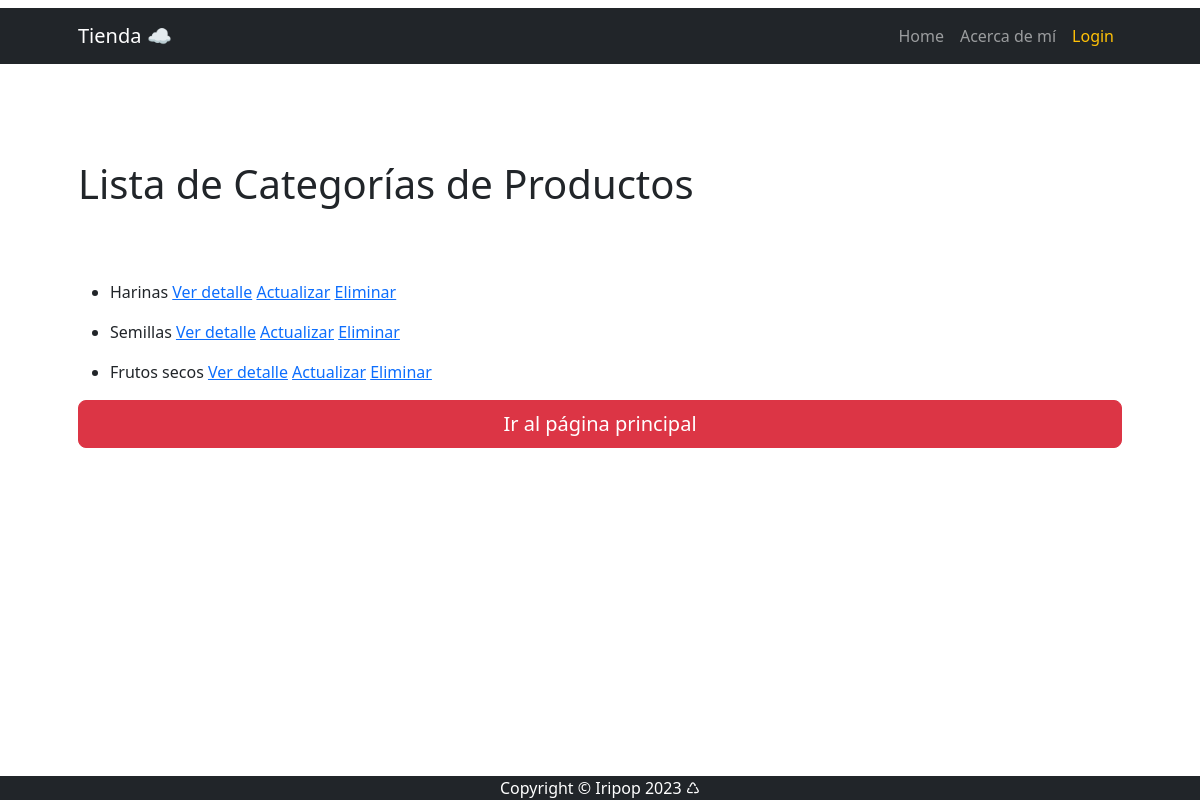
/productocategoria/list/, run on the app's committed database.
### apps/producto/models.py (models this page shows, shortened)
class ProductoCategoria(models.Model):
    nombre = models.CharField(max_length=200, unique=True)
    descripcion = models.CharField(
        max_length=250, null=True, blank=True, verbose_name="descripción")
    class Meta:
        verbose_name = "categoría de productos"
        verbose_name_plural = "categorías de productos"

### apps/producto/views.py (the view)
# urls.py: path("productocategoria/list/", views.ProductoCategoriaList.as_view(), name="productocategoria_list"),
class ProductoCategoriaList(ListView):
    model = models.ProductoCategoria

### apps/producto/templates/producto/productocategoria_list.html
{% extends 'producto/index.html' %}
{% block INDEX_TITULO %}
    Lista de Categorías de Productos
{% endblock INDEX_TITULO %}
{% block INDEX_CONTENIDO %}
    {% if object_list %}
        {% for object in object_list %}
            <ul>
                <li>{{ object.nombre }}
                    <a href="{% url 'producto:productocategoria_detail' object.id %}">Ver detalle</a>
                    <a href="{% url 'producto:productocategoria_update' object.id %}">Actualizar</a>
                    <a href="{% url 'producto:productocategoria_delete' object.id %}">Eliminar</a>
                </li>
            </ul>
        {% endfor %}
    {% else %}
        <p>no hay elementos</p>
    {% endif %}
    {% include 'CORE/index_back.html' %}</p></br>
{% endblock INDEX_CONTENIDO %}

### data on the page
ProductoCategoria: nombre "Harinas"
ProductoCategoria: nombre "Semillas"
ProductoCategoria: nombre "Frutos secos"
